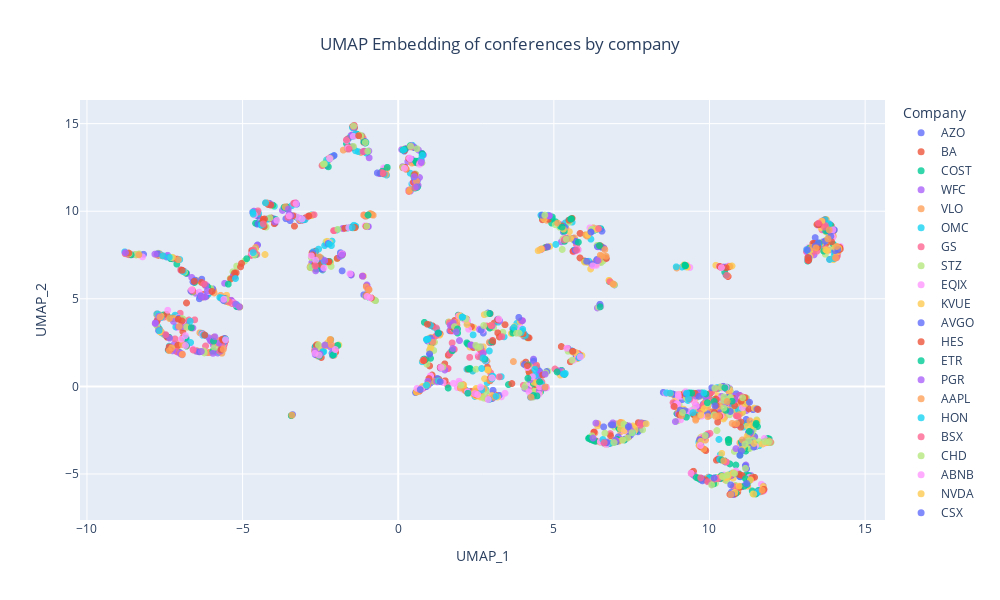

Notebook source saved alongside this figure:
### Code cell
import plotly.express as px
import pandas as pd
from matplotlib import style
style.use('ggplot') or plt.style.use('ggplot')

# Crear DataFrame con la información
df = pd.DataFrame({
    'UMAP_1': embeddings_2d[:, 0],
    'UMAP_2': embeddings_2d[:, 1],
    'Ticker': tickers,
    'Conference': conference_names,
    'Index': list(range(len(tickers)))
})

# Graficar con Plotly
fig = px.scatter(
    df,
    x="UMAP_1",
    y="UMAP_2",
    color="Ticker",
    hover_data={
        "Ticker": True,
        "Conference": True,
        "Index": True,
        "UMAP_1": ':.2f',
        "UMAP_2": ':.2f'
    },
    title="UMAP Embedding of conferences by company",
    width=1000,
    height=600,
)

fig.update_traces(marker=dict(size=7, opacity=0.8))
fig.update_layout(legend_title="Company", title_x=0.5)
fig.show()
